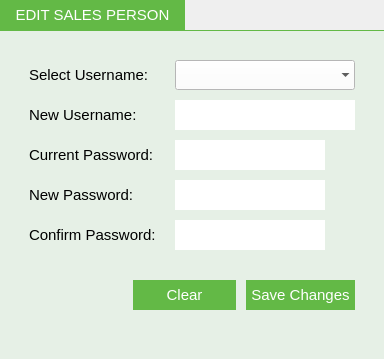
              <widget class="QFrame" name="frame_6">
               <property name="sizePolicy">
                <sizepolicy hsizetype="Expanding" vsizetype="Expanding">
                 <horstretch>0</horstretch>
                 <verstretch>0</verstretch>
                </sizepolicy>
               </property>
               <property name="minimumSize">
                <size>
                 <width>0</width>
                 <height>0</height>
                </size>
               </property>
               <property name="frameShape">
                <enum>QFrame::NoFrame</enum>
               </property>
               <property name="frameShadow">
                <enum>QFrame::Plain</enum>
               </property>
               <layout class="QVBoxLayout" name="verticalLayout_16">
                <property name="spacing">
                 <number>0</number>
                </property>
                <property name="leftMargin">
                 <number>0</number>
                </property>
                <property name="topMargin">
                 <number>0</number>
                </property>
                <property name="rightMargin">
                 <number>0</number>
                </property>
                <property name="bottomMargin">
                 <number>0</number>
                </property>
                <item>
                 <layout class="QHBoxLayout" name="horizontalLayout_29">
                  <property name="spacing">
                   <number>0</number>
                  </property>
                  <property name="leftMargin">
                   <number>0</number>
                  </property>
                  <item>
                   <widget class="QLabel" name="label_17">
                    <property name="minimumSize">
                     <size>
                      <width>185</width>
                      <height>30</height>
                     </size>
                    </property>
                    <property name="maximumSize">
                     <size>
                      <width>185</width>
                      <height>30</height>
                     </size>
                    </property>
                    <property name="font">
                     <font>
                      <pointsize>11</pointsize>
                     </font>
                    </property>
                    <property name="styleSheet">
                     <string notr="true">background-color: #63b946;
color: #ffffff;
padding: 3px;</string>
                    </property>
                    <property name="text">
                     <string>EDIT SALES PERSON</string>
                    </property>
                    <property name="alignment">
                     <set>Qt::AlignCenter</set>
                    </property>
                   </widget>
                  </item>
                  <item>
                   <spacer name="horizontalSpacer_18">
                    <property name="orientation">
                     <enum>Qt::Horizontal</enum>
                    </property>
                    <property name="sizeHint" stdset="0">
                     <size>
                      <width>40</width>
                      <height>20</height>
                     </size>
                    </property>
                   </spacer>
                  </item>
                 </layout>
                </item>
                <item>
                 <widget class="QLabel" name="label_24">
                  <property name="maximumSize">
                   <size>
                    <width>16777215</width>
                    <height>1</height>
                   </size>
                  </property>
                  <property name="styleSheet">
                   <string notr="true">background-color:#63b946;</string>
                  </property>
                  <property name="text">
                   <string/>
                  </property>
                 </widget>
                </item>
                <item>
                 <widget class="QFrame" name="frame_9">
                  <property name="sizePolicy">
                   <sizepolicy hsizetype="Expanding" vsizetype="Expanding">
                    <horstretch>0</horstretch>
                    <verstretch>0</verstretch>
                   </sizepolicy>
                  </property>
                  <property name="styleSheet">
                   <string notr="true">background-color:rgb(230, 240, 230);</string>
                  </property>
                  <property name="frameShape">
                   <enum>QFrame::NoFrame</enum>
                  </property>
                  <property name="frameShadow">
                   <enum>QFrame::Plain</enum>
                  </property>
                  <layout class="QGridLayout" name="gridLayout_11">
                   <item row="1" column="1">
                    <layout class="QFormLayout" name="formLayout_4">
                     <property name="verticalSpacing">
                      <number>10</number>
                     </property>
                     <property name="leftMargin">
                      <number>0</number>
                     </property>
                     <property name="topMargin">
                      <number>0</number>
                     </property>
                     <property name="rightMargin">
                      <number>0</number>
                     </property>
                     <property name="bottomMargin">
                      <number>0</number>
                     </property>
                     <item row="0" column="0">
                      <widget class="QLabel" name="label_25">
                       <property name="minimumSize">
                        <size>
                         <width>140</width>
                         <height>30</height>
                        </size>
                       </property>
                       <property name="maximumSize">
                        <size>
                         <width>140</width>
                         <height>30</height>
                        </size>
                       </property>
                       <property name="font">
                        <font>
                         <pointsize>11</pointsize>
                        </font>
                       </property>
                       <property name="text">
                        <string>Select Username:</string>
                       </property>
                      </widget>
                     </item>
                     <item row="0" column="1">
                      <widget class="QComboBox" name="editSalesPersonUsernameComboBox">
                       <property name="minimumSize">
                        <size>
                         <width>0</width>
                         <height>30</height>
                        </size>
                       </property>
                       <property name="maximumSize">
                        <size>
                         <width>16777215</width>
                         <height>30</height>
                        </size>
                       </property>
                       <property name="font">
                        <font>
                         <pointsize>11</pointsize>
                        </font>
                       </property>
                       <property name="styleSheet">
                        <string notr="true">color: #000000;
background-color: #ffffff;</string>
                       </property>
                       <property name="editable">
                        <bool>false</bool>
                       </property>
                       <property name="currentIndex">
                        <number>-1</number>
                       </property>
                       <property name="duplicatesEnabled">
                        <bool>true</bool>
                       </property>
                       <property name="frame">
                        <bool>false</bool>
                       </property>
                      </widget>
                     </item>
                     <item row="3" column="0">
                      <widget class="QLabel" name="label_26">
                       <property name="sizePolicy">
                        <sizepolicy hsizetype="Expanding" vsizetype="Expanding">
                         <horstretch>0</horstretch>
                         <verstretch>0</verstretch>
                        </sizepolicy>
                       </property>
                       <property name="minimumSize">
                        <size>
                         <width>140</width>
                         <height>30</height>
                        </size>
                       </property>
                       <property name="maximumSize">
                        <size>
                         <width>140</width>
                         <height>30</height>
                        </size>
                       </property>
                       <property name="font">
                        <font>
                         <pointsize>11</pointsize>
                        </font>
                       </property>
                       <property name="text">
                        <string>Current Password:</string>
                       </property>
                      </widget>
                     </item>
                     <item row="2" column="1">
                      <widget class="QLineEdit" name="editSalesPersonNewUsernameLineEdit">
                       <property name="minimumSize">
                        <size>
                         <width>0</width>
                         <height>30</height>
                        </size>
                       </property>
                       <property name="maximumSize">
                        <size>
                         <width>16777215</width>
                         <height>30</height>
                        </size>
                       </property>
                       <property name="font">
                        <font>
                         <pointsize>11</pointsize>
                        </font>
                       </property>
                       <property name="styleSheet">
                        <string notr="true">background-color: rgb(255, 255, 255);
border: 0px;
padding-left:5px;
padding-right: 5px;</string>
                       </property>
                      </widget>
                     </item>
                     <item row="2" column="0">
                      <widget class="QLabel" name="label_27">
                       <property name="minimumSize">
                        <size>
                         <width>140</width>
                         <height>30</height>
                        </size>
                       </property>
                       <property name="maximumSize">
                        <size>
                         <width>140</width>
                         <height>30</height>
                        </size>
                       </property>
                       <property name="font">
                        <font>
                         <pointsize>11</pointsize>
                        </font>
                       </property>
                       <property name="text">
                        <string>New Username:</string>
                       </property>
                      </widget>
                     </item>
                     <item row="4" column="1">
                      <layout class="QHBoxLayout" name="horizontalLayout_47">
                       <property name="spacing">
                        <number>0</number>
                       </property>
                       <property name="rightMargin">
                        <number>0</number>
                       </property>
                       <item>
                        <widget class="QLineEdit" name="editSalesPersonNewPasswordLineEdit">
                         <property name="minimumSize">
                          <size>
                           <width>0</width>
                           <height>30</height>
                          </size>
                         </property>
                         <property name="maximumSize">
                          <size>
                           <width>16777215</width>
                           <height>30</height>
                          </size>
                         </property>
                         <property name="font">
                          <font>
                           <pointsize>11</pointsize>
                          </font>
                         </property>
                         <property name="styleSheet">
                          <string notr="true">background-color: rgb(255, 255, 255);
border: 0px;
padding-left:5px;
padding-right: 5px;</string>
                         </property>
                         <property name="echoMode">
                          <enum>QLineEdit::Password</enum>
                         </property>
                        </widget>
                       </item>
                       <item>
                        <widget class="QPushButton" name="editSalesPersonShowHideNewPasswordButton">
                         <property name="minimumSize">
                          <size>
                           <width>30</width>
                           <height>30</height>
                          </size>
                         </property>
                         <property name="maximumSize">
                          <size>
                           <width>30</width>
                           <height>30</height>
                          </size>
                         </property>
                         <property name="toolTip">
                          <string>Show Password</string>
                         </property>
                         <property name="text">
                          <string/>
                         </property>
                         <property name="icon">
                          <iconset>
                           <normaloff>icons/show.png</normaloff>icons/show.png</iconset>
                         </property>
                         <property name="iconSize">
                          <size>
                           <width>20</width>
                           <height>20</height>
                          </size>
                         </property>
                         <property name="flat">
                          <bool>true</bool>
                         </property>
                        </widget>
                       </item>
                      </layout>
                     </item>
                     <item row="4" column="0">
                      <widget class="QLabel" name="label_28">
                       <property name="minimumSize">
                        <size>
                         <width>140</width>
                         <height>30</height>
                        </size>
                       </property>
                       <property name="maximumSize">
                        <size>
                         <width>140</width>
                         <height>30</height>
                        </size>
                       </property>
                       <property name="font">
                        <font>
                         <pointsize>11</pointsize>
                        </font>
                       </property>
                       <property name="text">
                        <string>New Password:</string>
                       </property>
                      </widget>
                     </item>
                     <item row="5" column="1">
                      <layout class="QHBoxLayout" name="horizontalLayout_44">
                       <property name="spacing">
                        <number>0</number>
                       </property>
                       <property name="rightMargin">
                        <number>0</number>
                       </property>
                       <item>
                        <widget class="QLineEdit" name="editSalesPersonConfirmNewPasswordLineEdit">
                         <property name="minimumSize">
                          <size>
                           <width>0</width>
                           <height>30</height>
                          </size>
                         </property>
                         <property name="maximumSize">
                          <size>
                           <width>16777215</width>
                           <height>30</height>
                          </size>
                         </property>
                         <property name="font">
                          <font>
                           <pointsize>11</pointsize>
                          </font>
                         </property>
                         <property name="styleSheet">
                          <string notr="true">background-color: rgb(255, 255, 255);
border: 0px;
padding-left:5px;
padding-right: 5px;
</string>
                         </property>
                         <property name="echoMode">
                          <enum>QLineEdit::Password</enum>
                         </property>
                        </widget>
                       </item>
                       <item>
                        <widget class="QPushButton" name="editSalesPersonShowHideConfirmPasswordButton">
                         <property name="minimumSize">
                          <size>
                           <width>30</width>
                           <height>30</height>
                          </size>
                         </property>
                         <property name="maximumSize">
                          <size>
                           <width>30</width>
                           <height>30</height>
                          </size>
                         </property>
                         <property name="toolTip">
                          <string>Show Password</string>
                         </property>
                         <property name="text">
                          <string/>
                         </property>
                         <property name="icon">
                          <iconset>
                           <normaloff>icons/show.png</normaloff>icons/show.png</iconset>
                         </property>
                         <property name="iconSize">
                          <size>
                           <width>20</width>
                           <height>20</height>
                          </size>
                         </property>
                         <property name="flat">
                          <bool>true</bool>
                         </property>
                        </widget>
                       </item>
                      </layout>
                     </item>
                     <item row="5" column="0">
                      <widget class="QLabel" name="label_31">
                       <property name="minimumSize">
                        <size>
                         <width>140</width>
                         <height>30</height>
                        </size>
                       </property>
                       <property name="maximumSize">
                        <size>
                         <width>140</width>
                         <height>30</height>
                        </size>
                       </property>
                       <property name="font">
                        <font>
                         <pointsize>11</pointsize>
                        </font>
                       </property>
                       <property name="text">
                        <string>Confirm Password:</string>
                       </property>
                      </widget>
                     </item>
                     <item row="6" column="0" colspan="2">
                      <layout class="QHBoxLayout" name="horizontalLayout_32">
                       <property name="spacing">
                        <number>10</number>
                       </property>
                       <property name="topMargin">
                        <number>20</number>
                       </property>
                       <property name="bottomMargin">
                        <number>0</number>
                       </property>
                       <item>
                        <spacer name="horizontalSpacer_39">
                         <property name="orientation">
                          <enum>Qt::Horizontal</enum>
                         </property>
                         <property name="sizeHint" stdset="0">
                          <size>
                           <width>40</width>
                           <height>20</height>
                          </size>
                         </property>
                        </spacer>
                       </item>
                       <item>
                        <widget class="QPushButton" name="editSalesPerosnCancelButton">
                         <property name="sizePolicy">
                          <sizepolicy hsizetype="Expanding" vsizetype="Expanding">
                           <horstretch>0</horstretch>
                           <verstretch>0</verstretch>
                          </sizepolicy>
                         </property>
                         <property name="minimumSize">
                          <size>
                           <width>100</width>
                           <height>30</height>
                          </size>
                         </property>
                         <property name="maximumSize">
                          <size>
                           <width>16777215</width>
                           <height>30</height>
                          </size>
                         </property>
                         <property name="font">
                          <font>
                           <pointsize>11</pointsize>
                           <weight>50</weight>
                           <bold>false</bold>
                          </font>
                         </property>
                         <property name="styleSheet">
                          <string notr="true">QPushButton#editSalesPerosnCancelButton{
	color: #ffffff;
	background-color: #63b946;
	border: 0px;
	padding-right: 5px;
	padding-left: 5px;
}
QPushButton#editSalesPerosnCancelButton:hover{
	color: #000000;
	background-color: rgb(255, 255, 255);
}
QPushButton#editSalesPerosnCancelButton:pressed{
	color: #000000;
	background-color: #f2f2f2;
}</string>
                         </property>
                         <property name="text">
                          <string>Clear</string>
                         </property>
                        </widget>
                       </item>
                       <item>
                        <widget class="QPushButton" name="editSalesPersonSaveButton">
                         <property name="sizePolicy">
                          <sizepolicy hsizetype="Expanding" vsizetype="Expanding">
                           <horstretch>0</horstretch>
                           <verstretch>0</verstretch>
                          </sizepolicy>
                         </property>
                         <property name="minimumSize">
                          <size>
                           <width>100</width>
                           <height>30</height>
                          </size>
                         </property>
                         <property name="maximumSize">
                          <size>
                           <width>16777215</width>
                           <height>30</height>
                          </size>
                         </property>
                         <property name="font">
                          <font>
                           <pointsize>11</pointsize>
                           <weight>50</weight>
                           <bold>false</bold>
                          </font>
                         </property>
                         <property name="styleSheet">
                          <string notr="true">QPushButton#editSalesPersonSaveButton{
	color: #ffffff;
	background-color: #63b946;
	border: 0px;
	padding-right: 5px;
	padding-left: 5px;
}
QPushButton#editSalesPersonSaveButton:hover{
	color: #000000;
	background-color: rgb(255, 255, 255);
}
QPushButton#editSalesPersonSaveButton:pressed{
	color: #000000;
	background-color: #f2f2f2;
}</string>
                         </property>
                         <property name="text">
                          <string>Save Changes</string>
                         </property>
                        </widget>
                       </item>
                      </layout>
                     </item>
                     <item row="3" column="1">
                      <layout class="QHBoxLayout" name="horizontalLayout_50">
                       <property name="spacing">
                        <number>0</number>
                       </property>
                       <property name="rightMargin">
                        <number>0</number>
                       </property>
                       <item>
                        <widget class="QLineEdit" name="editSalesPersonCurrentPasswordLineEdit">
                         <property name="minimumSize">
                          <size>
                           <width>0</width>
                           <height>30</height>
                          </size>
                         </property>
                         <property name="maximumSize">
                          <size>
                           <width>16777215</width>
                           <height>30</height>
                          </size>
                         </property>
                         <property name="font">
                          <font>
                           <pointsize>11</pointsize>
                          </font>
                         </property>
                         <property name="styleSheet">
                          <string notr="true">background-color: rgb(255, 255, 255);
border: 0px;
padding-left:5px;
padding-right: 5px;</string>
                         </property>
                         <property name="echoMode">
                          <enum>QLineEdit::Password</enum>
                         </property>
                        </widget>
                       </item>
                       <item>
                        <widget class="QPushButton" name="editSalesPersonShowHideCurrentPasswordButton">
                         <property name="minimumSize">
                          <size>
                           <width>30</width>
                           <height>30</height>
                          </size>
                         </property>
                         <property name="maximumSize">
                          <size>
                           <width>30</width>
                           <height>30</height>
                          </size>
                         </property>
                         <property name="font">
                          <font>
                           <family>Ubuntu</family>
                          </font>
                         </property>
                         <property name="toolTip">
                          <string>Show Password</string>
                         </property>
                         <property name="text">
                          <string/>
                         </property>
                         <property name="icon">
                          <iconset>
                           <normaloff>icons/show.png</normaloff>icons/show.png</iconset>
                         </property>
                         <property name="iconSize">
                          <size>
                           <width>20</width>
                           <height>20</height>
                          </size>
                         </property>
                         <property name="flat">
                          <bool>true</bool>
                         </property>
                        </widget>
                       </item>
                      </layout>
                     </item>
                    </layout>
                   </item>
                   <item row="2" column="1">
                    <spacer name="verticalSpacer_8">
                     <property name="orientation">
                      <enum>Qt::Vertical</enum>
                     </property>
                     <property name="sizeType">
                      <enum>QSizePolicy::Expanding</enum>
                     </property>
                     <property name="sizeHint" stdset="0">
                      <size>
                       <width>20</width>
                       <height>40</height>
                      </size>
                     </property>
                    </spacer>
                   </item>
                   <item row="1" column="0">
                    <spacer name="horizontalSpacer_19">
                     <property name="orientation">
                      <enum>Qt::Horizontal</enum>
                     </property>
                     <property name="sizeType">
                      <enum>QSizePolicy::Preferred</enum>
                     </property>
                     <property name="sizeHint" stdset="0">
                      <size>
                       <width>20</width>
                       <height>20</height>
                      </size>
                     </property>
                    </spacer>
                   </item>
                   <item row="1" column="2">
                    <spacer name="horizontalSpacer_22">
                     <property name="orientation">
                      <enum>Qt::Horizontal</enum>
                     </property>
                     <property name="sizeType">
                      <enum>QSizePolicy::Preferred</enum>
                     </property>
                     <property name="sizeHint" stdset="0">
                      <size>
                       <width>20</width>
                       <height>20</height>
                      </size>
                     </property>
                    </spacer>
                   </item>
                   <item row="0" column="1">
                    <spacer name="verticalSpacer_9">
                     <property name="orientation">
                      <enum>Qt::Vertical</enum>
                     </property>
                     <property name="sizeType">
                      <enum>QSizePolicy::Preferred</enum>
                     </property>
                     <property name="sizeHint" stdset="0">
                      <size>
                       <width>20</width>
                       <height>20</height>
                      </size>
                     </property>
                    </spacer>
                   </item>
                  </layout>
                 </widget>
                </item>
               </layout>
              </widget>
